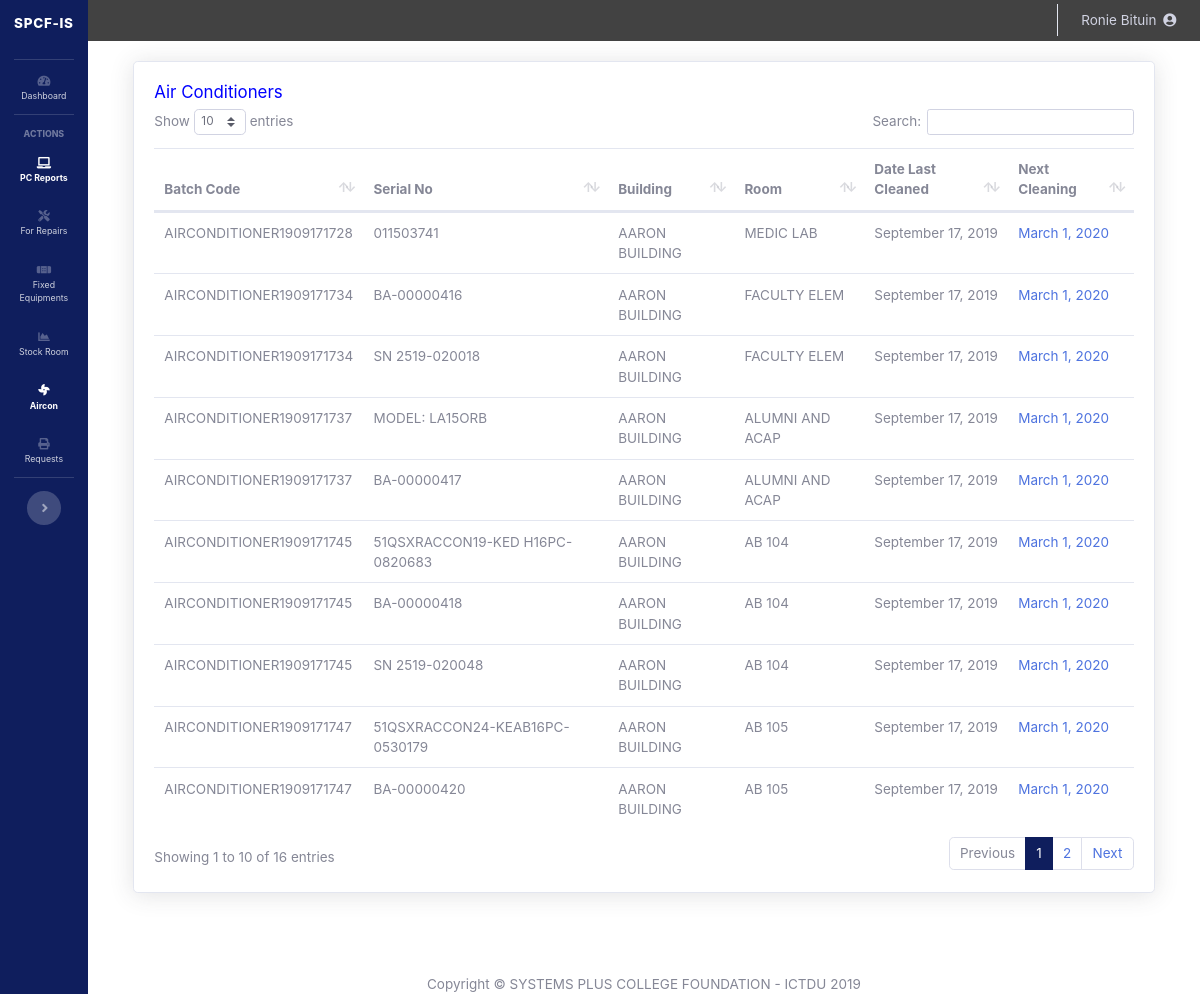
The app's page /president/aircon.php (signed in) with its own data.
### tables this page shows
CREATE TABLE `fixture` (
  `id` int(11) NOT NULL,
  `type` text NOT NULL,
  `batch_code` varchar(64) NOT NULL,
  `serial_no` varchar(64) DEFAULT NULL,
  `building_id` int(11) NOT NULL,
  `lab_id` varchar(64) NOT NULL,
  `date_added` datetime NOT NULL,
  `date_last_clean` date NOT NULL DEFAULT current_timestamp(),
  `fixture_condition` text NOT NULL DEFAULT 'working',
  `remarks` varchar(64) NOT NULL
);

CREATE TABLE `building` (
  `building_id` int(11) NOT NULL,
  `building_name` varchar(128) NOT NULL,
  `building_code` varchar(32) NOT NULL,
  `building_description` text NOT NULL,
  `added_by` varchar(128) NOT NULL
);

CREATE TABLE `laboratory` (
  `lab_id` int(11) NOT NULL,
  `lab_code` varchar(32) NOT NULL,
  `lab_name` varchar(64) NOT NULL,
  `lab_description` text NOT NULL,
  `building_id` int(11) NOT NULL,
  `added_by` varchar(128) NOT NULL
);

### president/aircon.php (the view, shortened to what this page needs)
<?php
require_once 'process_aircon.php';
include('sidebar.php');
$currentDate = date("Y/m/d");
?>
<!DOCTYPE html>
<html>
<head>
	<link href="../vendor/datatables/dataTables.bootstrap4.min.css" rel="stylesheet">
</head>
<body id="page-top">
  <div id="wrapper" style="width: 100% !important;">
    <div id="content-wrapper" class="d-flex flex-column">
        <div id="content">
<?php include('topbar.php'); ?>
<div class="container-fluid">
	<?php
		$getFixtures = mysqli_query($mysqli, "SELECT fe.id, fe.date_added, fe.serial_no, fe.type, fe.batch_code, fe.building_id, fe.lab_id, fe.date_last_clean ,fe.remarks, bg.building_id, bg.building_name, ly.lab_id, ly.lab_name
			FROM fixture fe
			JOIN building bg
			ON bg.building_id = fe.building_id
			JOIN laboratory ly
			ON ly.lab_id = fe.lab_id
			WHERE fe.type ='airconditioner'
			ORDER BY fe.date_added DESC
			");
	?>
	<div class="card shadow row" style="padding: 20px;">
	<h5 style='color: blue;'>Air Conditioners</h5>
	<table class="table" id="dataTable" width="100%" cellspacing="0">
		<thead>
			<th>Batch Code</th>
			<th>Serial No</th>
			<th>Building</th>
			<th>Room</th>
			<th>Date Last Cleaned</th>
			<th>Next Cleaning</th>
		</thead>
		<tbody>
			<?php while($newFixtures=$getFixtures->fetch_assoc()){
				$lastCleanDate = date_create($newFixtures['date_last_clean']);
				$lastCleanDateA = $newFixtures['date_last_clean'];
				$newDate = date('Y/m/d', strtotime($lastCleanDateA. ' + 166 days'));
				if($currentDate>=$newDate){
					$newDate = "<span class='text-danger'>".date_format(date_create($newDate), 'F j, Y')."</span>";
				}
				else{
					$newDate = "<span class='text-primary'>".date_format(date_create($newDate), 'F j, Y')."</span>";
				}
				?>
			<tr>
				<td><?php echo $newFixtures['batch_code']; ?></td>
				<td><?php if($newFixtures['serial_no']==''){echo "<font color='red'>NO SN</font>";} else { echo $newFixtures['serial_no']; }?></td>
				<td><?php echo $newFixtures['building_name']; ?></td>
				<td><?php echo $newFixtures['lab_name']; ?></td>
				<td><?php echo date_format($lastCleanDate, 'F j, Y'); ?></td>
				<td><?php echo $newDate;?></td>
			</tr>
			<?php } ?>
		</tbody>
	</table>
	</div>
	<br/>
	<br/>
<?php
	include('footer.php');
?>

### president/sidebar.php (style rules this page uses)
html { font-family: 'Roboto Condensed', sans-serif !important; font-size: 13.5px; }
.container-fluid { background-color: white; padding-left: 5% !important; padding-right: 5% !important; }
#content-wrapper { background-color: white !important; }
::placeholder { opacity: 0.7 !important; }

### records on screen
fixture: batch_code "AIRCONDITIONER1909171747", serial_no "51QSXRACCON24-KEAB16PC-0530179", building.building_name "AARON BUILDING", lab.lab_name "AB 105", date_last_clean "September 17, 2019", date_last_clean "March 1, 2020"
fixture: batch_code "AIRCONDITIONER1909171747", serial_no "BA-00000420", building.building_name "AARON BUILDING", lab.lab_name "AB 105", date_last_clean "September 17, 2019", date_last_clean "March 1, 2020"
fixture: batch_code "AIRCONDITIONER1909171745", serial_no "51QSXRACCON19-KED H16PC-0820683", building.building_name "AARON BUILDING", lab.lab_name "AB 104", date_last_clean "September 17, 2019", date_last_clean "March 1, 2020"
fixture: batch_code "AIRCONDITIONER1909171745", serial_no "BA-00000418", building.building_name "AARON BUILDING", lab.lab_name "AB 104", date_last_clean "September 17, 2019", date_last_clean "March 1, 2020"
fixture: batch_code "AIRCONDITIONER1909171745", serial_no "SN 2519-020048", building.building_name "AARON BUILDING", lab.lab_name "AB 104", date_last_clean "September 17, 2019", date_last_clean "March 1, 2020"
fixture: batch_code "AIRCONDITIONER1909171737", serial_no "MODEL: LA15ORB", building.building_name "AARON BUILDING", lab.lab_name "ALUMNI AND ACAP", date_last_clean "September 17, 2019", date_last_clean "March 1, 2020"
fixture: batch_code "AIRCONDITIONER1909171737", serial_no "BA-00000417", building.building_name "AARON BUILDING", lab.lab_name "ALUMNI AND ACAP", date_last_clean "September 17, 2019", date_last_clean "March 1, 2020"
fixture: batch_code "AIRCONDITIONER1909171734", serial_no "BA-00000416", building.building_name "AARON BUILDING", lab.lab_name "FACULTY ELEM", date_last_clean "September 17, 2019", date_last_clean "March 1, 2020"
fixture: batch_code "AIRCONDITIONER1909171734", serial_no "SN 2519-020018", building.building_name "AARON BUILDING", lab.lab_name "FACULTY ELEM", date_last_clean "September 17, 2019", date_last_clean "March 1, 2020"
fixture: batch_code "AIRCONDITIONER1909171728", serial_no "011503741", building.building_name "AARON BUILDING", lab.lab_name "MEDIC LAB", date_last_clean "September 17, 2019", date_last_clean "March 1, 2020"

### other values on screen
$_SESSION['username'] "Ronie Bituin"
